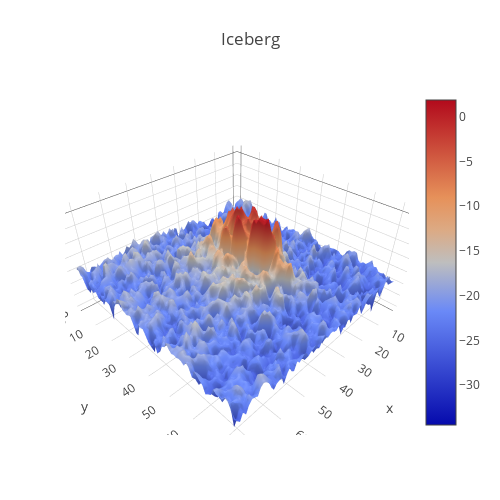

This figure's notebook cell:
### Code cell
plotmy3d(X_band_1[12,:,:], 'Iceberg')

### Figure 1 — Plotly figure (JSON) as saved in the notebook; plotly's stock layout.template omitted (floating-point values rounded to 4 significant figures; data arrays with more than 128 entries replaced by an {"elided": "..."} marker saying what was removed)
{"data": [{"type": "surface", "z": {"elided": "75x75 float values"}}], "layout": {"autosize": false, "height": 500, "margin": {"b": 65, "l": 65, "r": 50, "t": 90}, "title": "Iceberg", "width": 500}}
